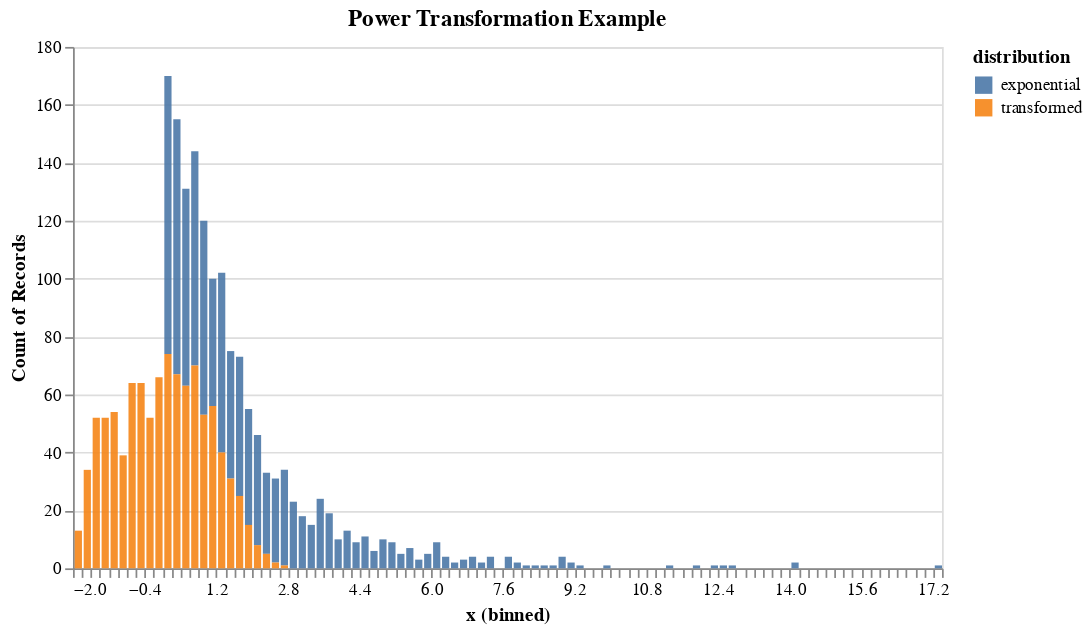

Here is the notebook cell this chart was saved with:
### Markdown cell above
Once we perform a power transformation, we observe that the transformed numbers are centered at 0 and their distribution look like bell-curved.

### Code cell
alt.Chart(df, 
          width=500,
          title='Power Transformation Example'
         ).mark_bar(opacity=0.90).encode(
    alt.X('x', bin=alt.Bin(maxbins=150)),
    alt.Y('count()'),
    color = 'distribution'
)

### Figure 1 — Vega-Lite specification as saved in the notebook (floating-point values rounded to 4 significant figures; data arrays with more than 128 entries replaced by an {"elided": "..."} marker saying what was removed)
{"$schema": "https://vega.github.io/schema/vega-lite/v2.6.0.json", "config": {"view": {"height": 300, "width": 400}}, "data": {"name": "data-752ca3fa8286db09ffb830ff0f0184dd"}, "datasets": {"data-752ca3fa8286db09ffb830ff0f0184dd": {"elided": "2000 records"}}, "encoding": {"color": {"field": "distribution", "type": "nominal"}, "x": {"bin": {"maxbins": 150}, "field": "x", "type": "quantitative"}, "y": {"aggregate": "count", "type": "quantitative"}}, "mark": {"opacity": 0.9, "type": "bar"}, "title": "Power Transformation Example", "width": 500}
